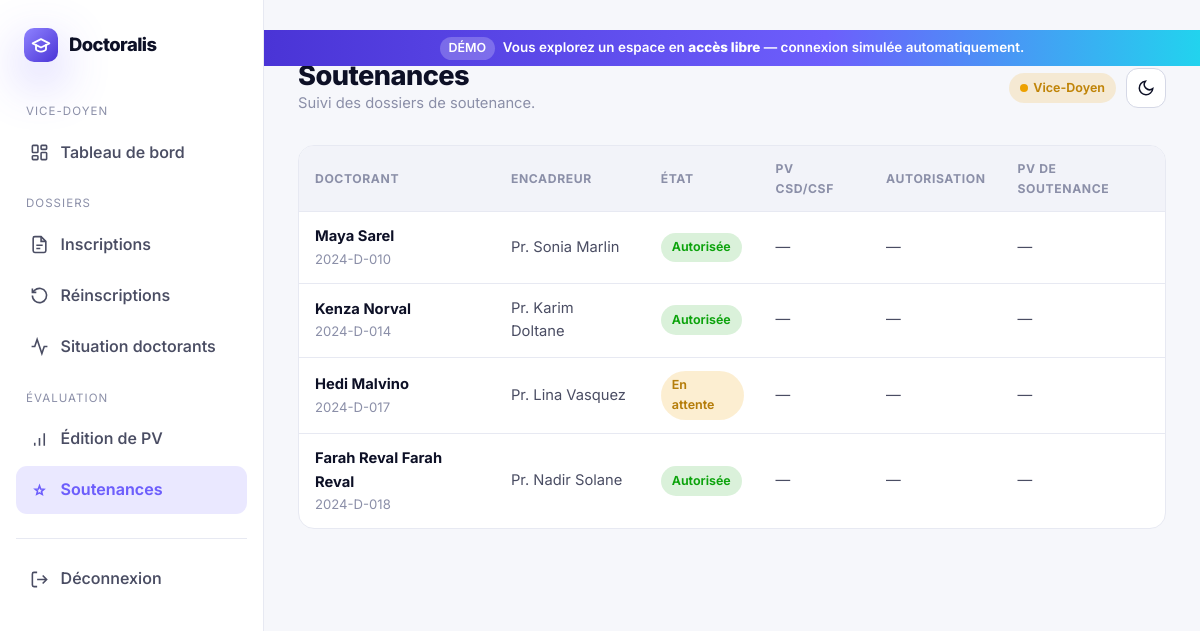
Page /doyen/soutenanceDoyen/ on the committed database.
### pages/models.py (models this page shows, shortened)
class reinscription(models.Model):
    doctorant = models.ForeignKey(Doctorant, on_delete=models.CASCADE, related_name='reinscription' ,null=True)
    numero_inscription = models.CharField(max_length=50, null=True)
    nom = models.CharField(max_length=100, null=True)
    prenom = models.CharField(max_length=100, null=True)
    titre_sujet = models.CharField(max_length=200, null=True)
    nouveau_titre_sujet = models.CharField(max_length=200, null=True)
    date_premier_inscription = models.CharField(max_length=50, null=True)
    nom_encadreur = models.CharField(max_length=100, null=True)
    nom_co_encadreur = models.CharField(max_length=100, null=True)
    nouveau_nom_encadreur = models.CharField(max_length=100, null=True)
    nouveau_nom_co_encadreur = models.CharField(max_length=100, null=True)
    mail_public = models.CharField(max_length=100, null=True)
    mail_institutionnel = models.CharField(max_length=100, null=True)
    fichier_inscription = models.FileField(upload_to='ficher_inscription/%Y', default=None, null=True)
    pv_csd = models.FileField(upload_to='ficher_inscription/%Y', default=None, null=True)

class Doctorant(models.Model):
    user = models.OneToOneField(User, on_delete=models.CASCADE)
    fichier_inscription = models.FileField(upload_to='ficher_inscription/%Y', default=None, null=True)
    validation = models.BooleanField(default=False)
    annee = models.CharField(max_length=100)
    encadreur = models.ForeignKey(Encadreur, on_delete=models.CASCADE, related_name='doctorants' ,null=True)

class Soutenance(models.Model):
    doctorant = models.ForeignKey(Doctorant, on_delete=models.CASCADE, related_name='soutenance' ,null=True)
    csd_csf = models.FileField(upload_to='ficher_soutenance/%Y', default=None, null=True)
    autorisation_soutenance = models.FileField(upload_to='ficher_soutenance/%Y', default=None, null=True)
    pv_soutenance = models.FileField(upload_to='ficher_soutenance/%Y', default=None, null=True)
    action = models.BooleanField(default=False)

class inscription(models.Model):
    doctorant = models.ForeignKey(Doctorant, on_delete=models.CASCADE, related_name='inscription' ,null=True)
    numero_inscription = models.CharField(max_length=50, null=True)
    nom = models.CharField(max_length=100, null=True)
    prenom = models.CharField(max_length=100, null=True)
    titre_sujet = models.CharField(max_length=200, null=True)
    date_premier_inscription = models.CharField(max_length=50, null=True)
    nom_encadreur = models.CharField(max_length=100, null=True)
    nom_co_encadreur = models.CharField(max_length=100, null=True)
    mail_public = models.CharField(max_length=100, null=True)
    mail_institutionnel = models.CharField(max_length=100, null=True)
    fichier_inscription = models.FileField(upload_to='ficher_inscription/%Y', default=None, null=True)

### encadreur/models.py (models this page shows, shortened)
class Encadreur(models.Model):
    user = models.OneToOneField(User, on_delete=models.CASCADE)
    nom_prenom = models.CharField(max_length=100, null=True)
    validation = models.BooleanField(default=False)

### doyen/views.py (the view)
# urls.py: path('soutenanceDoyen/',views.soutenances,name='soutenanceDoyen'),
def soutenances(request):
    doctorants = Doctorant.objects.prefetch_related('inscription', 'reinscription', 'soutenance').all()
    encadreurs = Encadreur.objects.all()
    return render(request, 'doyen/soutenancesDoyen.html', {'doctorants': doctorants, 'encadreurs': encadreurs})

### postgraduation/context_processors.py (called while the page is built)
def demo_mode(request):
    return {'DEMO_MODE': getattr(settings, 'DEMO_MODE', False)}

### postgraduation/demo.py (called while the page is built)
    def __call__(self, request):
        return self.get_response(request)

    def process_view(self, request, view_func, view_args, view_kwargs):
        if not getattr(settings, 'DEMO_MODE', False):
            return None
        match = getattr(request, 'resolver_match', None)
        if match is None:
            return None
        name = match.url_name
        if request.method == 'GET' and name in LOGIN_REDIRECTS:
            return redirect(LOGIN_REDIRECTS[name])
        desired = None
        if name in DOCTORANT_URL_NAMES:
            desired = _demo_doctorant_user()
        elif name in ENCADREUR_URL_NAMES:
            desired = _demo_encadreur_user()
        if desired is None:
            return None
        current = getattr(request, 'user', None)
        if current is None or not current.is_authenticated or current.pk != desired.pk:
            login(request, desired, backend=_DEMO_BACKEND)
        return None

### templates/doyen/soutenancesDoyen.html (shortened to what this page needs)
{% extends 'base_doyen.html' %}
{% block page_title %}Soutenances{% endblock %}
{% block page_sub %}Suivi des dossiers de soutenance.{% endblock %}
{% block content %}
<div class="table-wrap">
  <table class="data">
    <thead>
      <tr><th>Doctorant</th><th>Encadreur</th><th>État</th><th>PV CSD/CSF</th><th>Autorisation</th><th>PV de soutenance</th></tr>
    </thead>
    <tbody>
      {% for doctorant in doctorants %}
        {% if doctorant.soutenance.exists %}
          {% for soutenance in doctorant.soutenance.all %}
          <tr>
            <td>
              <b>
              {% for inscription in doctorant.inscription.all %}{{ inscription.prenom }} {{ inscription.nom }}{% endfor %}
              {% for reinscription in doctorant.reinscription.all %}{{ reinscription.prenom }} {{ reinscription.nom }}{% endfor %}
              </b>
              <div style="color:var(--muted);font-size:.82rem">{{ doctorant.user.username }}</div>
            </td>
            <td>{{ doctorant.encadreur.nom_prenom|default:"—" }}</td>
            <td>{% if soutenance.action %}<span class="badge badge-good">Autorisée</span>{% else %}<span class="badge badge-warn">En attente</span>{% endif %}</td>
            <td>{% if soutenance.csd_csf %}<a href="{{ soutenance.csd_csf.url }}" target="_blank" style="color:var(--brand-500)">Voir</a>{% else %}—{% endif %}</td>
            <td>{% if soutenance.autorisation_soutenance %}<a href="{{ soutenance.autorisation_soutenance.url }}" target="_blank" style="color:var(--brand-500)">Voir</a>{% else %}—{% endif %}</td>
            <td>{% if soutenance.pv_soutenance %}<a href="{{ soutenance.pv_soutenance.url }}" target="_blank" style="color:var(--brand-500)">Voir</a>{% else %}—{% endif %}</td>
          </tr>
          {% endfor %}
        {% endif %}
      {% empty %}
        <tr><td colspan="6" style="text-align:center;color:var(--muted);padding:28px">Aucune soutenance.</td></tr>
      {% endfor %}
    </tbody>
  </table>
</div>
{% endblock %}

### static/css/doctoralis.css (style rules this page uses)
:root { --brand-500: #6d5efc; --brand-600: #5b46f0; --brand-700: #4a34d6; --brand-400: #8f83ff; --brand-glow: rgba(109, 94, 252, .45); --accent-teal: #22d3ee; --series-1: #2a78d6; --series-2: #1baf7a; --series-3: #eda100; --series-4: #4a3aa7; --series-5: #e34948; --good: #0ca30c; --warning: #eda100; --critical: #d03b3b; --bg: #f6f7fb; --surface: #ffffff; --surface-2: #f2f3f9; --elevated: #ffffff; --ink: #0d1026; --ink-2: #4a4d63; --muted: #8b8fa8; --line: #e7e9f2; --line-strong: #d5d8e6; --radius: 16px; --radius-sm: 11px; --radius-lg: 26px; --shadow-sm: 0 1px 2px rgba(16, 18, 40, .06), 0 1px 3px rgba(16, 18, 40, .04); --shadow-md: 0 6px 20px rgba(16, 18, 40, .08), 0 2px 6px rgba(16, 18, 40, .04); --shadow-lg: 0 24px 60px rgba(16, 18, 40, .14), 0 8px 24px rgba(16, 18, 40, .08); --shadow-glow: 0 18px 50px var(--brand-glow); --font: "Inter", "Segoe UI", system-ui, -apple-system, sans-serif; --maxw: 1180px; }
* { box-sizing: border-box; }
html { scroll-behavior: smooth; }
body { margin: 0; font-family: var(--font); background: var(--bg); color: var(--ink); line-height: 1.6; -webkit-font-smoothing: antialiased; text-rendering: optimizeLegibility; transition: background .4s ease, color .4s ease; }
.badge { display: inline-flex; align-items: center; gap: .4em; padding: .3em .8em; border-radius: 999px; font-size: .78rem; font-weight: 650; border: 1px solid var(--line-strong); }
.badge-good { background: color-mix(in srgb, var(--good) 15%, transparent); color: var(--good); border-color: transparent; }
.badge-warn { background: color-mix(in srgb, var(--warning) 18%, transparent); color: color-mix(in srgb, var(--warning) 75%, var(--ink)); border-color: transparent; }
.table-wrap { overflow-x: auto; border: 1px solid var(--line); border-radius: var(--radius); background: var(--surface); }
table.data { width: 100%; border-collapse: collapse; font-size: .92rem; }
table.data th { text-align: left; padding: 13px 16px; font-size: .76rem; text-transform: uppercase; letter-spacing: .05em; color: var(--muted); border-bottom: 1px solid var(--line); background: var(--surface-2); position: sticky; top: 0; }
table.data td { padding: 13px 16px; border-bottom: 1px solid var(--line); color: var(--ink-2); }
table.data tr:last-child td { border-bottom: 0; }
table.data td b, table.data td strong { color: var(--ink); }

### rows in the picture
Doctorant: user.username "2024-D-010", encadreur.nom_prenom "Pr. Sonia Marlin"
Soutenance: action "Autorisée"
reinscription: prenom "Maya", nom "Sarel"
Doctorant: user.username "2024-D-014", encadreur.nom_prenom "Pr. Karim Doltane"
Soutenance: action "Autorisée"
reinscription: prenom "Kenza", nom "Norval"
Doctorant: user.username "2024-D-017", encadreur.nom_prenom "Pr. Lina Vasquez"
Soutenance: action "En attente"
reinscription: prenom "Hedi", nom "Malvino"
Doctorant: user.username "2024-D-018", encadreur.nom_prenom "Pr. Nadir Solane"
Soutenance: action "Autorisée"
inscription: prenom "Farah", nom "Reval"
reinscription: prenom "Farah", nom "Reval"
